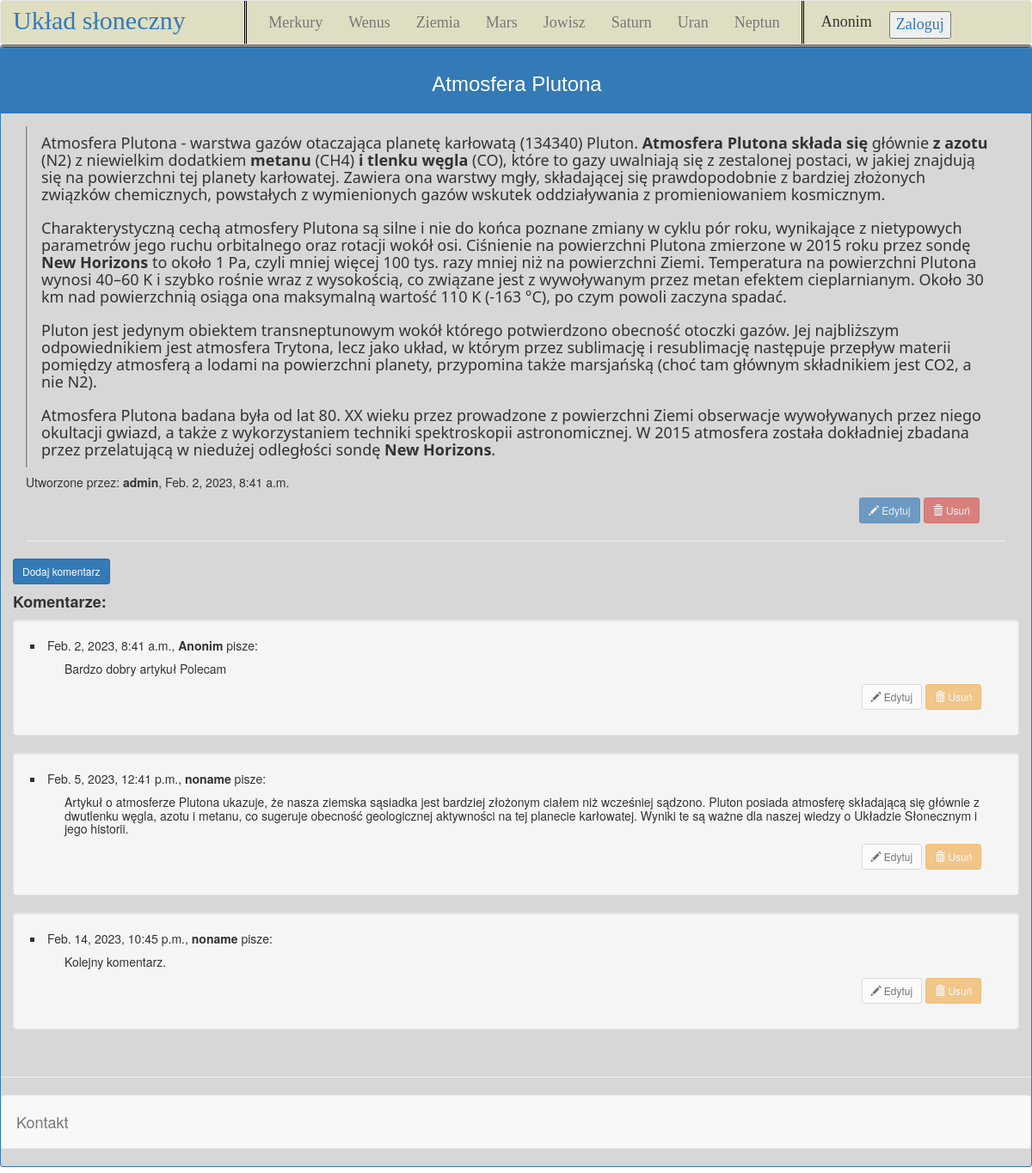
Screenshot of /forum/1 with the database file from the repository.
### wikipedia/models.py (models this page shows, shortened)
class Article(models.Model):
    title = models.CharField(max_length=80)
    text = models.TextField()
    author = models.ForeignKey(User, related_name='user', on_delete=models.CASCADE)
    created = models.DateTimeField(auto_now_add=True)
    is_active = models.BooleanField(default=True)
    class Meta:
        ordering = ('author',)
    def __str__(self):
        return self.title
    objects = models.Manager()

class Comment(models.Model):
    article = models.ForeignKey(Article, related_name='comments', on_delete=models.CASCADE)
    name = models.CharField(max_length=15)
    body = models.TextField()
    created = models.DateTimeField(auto_now_add=True)
    is_active = models.BooleanField(default=True)
    class Meta:
        ordering = ('created',)
    objects = models.Manager()

### wikipedia/views.py (the view)
# urls.py: path('forum/<str:pk>', views.custom_article, name='article'),
def custom_article(request, pk):
    article = Article.objects.get(id=pk)
    comments = Comment.objects.filter(article=article, is_active=True)
    article_form = ArticleForm(instance=article)
    comment_form = CommentForm()
    if request.method == "POST":
        article_form = ArticleForm(request.POST, instance=article)
        if article_form.is_valid():
            article_form.save()
    context = {'article': article, 'comments': comments, 'article_form': article_form, 'comment_form': comment_form}
    return render(request, "wikipedia/users/user_template.html", context)

### wikipedia/templates/wikipedia/users/user_template.html (shortened to what this page needs)
{% extends "wikipedia/main.html" %}
{% load static %}
    {% block page_head %}
    <div id="panel" class="panel panel-primary">
    <div class="panel-heading">
    <div class="container">
        <div class="row">
            <div id="title" class="col-lg-12 col-md-12 col-xs-12 text-secondary">
                <h3>{{article.title}}</h3>
            </div>
        </div>
    </div>
    </div>
    {% endblock %}
    {% block page_body %}
    <div class="container">
    <div class="panel-body">
        <div class="row">
            <div id="body_text" class="col-lg-12 col-md-12 col-xs-12 text-secondary">
                <h4 id="">{{article.text | safe}}</h4>
            </div>
        </div>
        <div class="row">
            <h5>Utworzone przez: <strong>{{article.author}}</strong>, {{article.created}}</h5>
        </div>
        <div class="row">
            {% if user.username == 'admin' or user == article.author %}
                <button id='comment_options' type="button" class="btn btn-primary btn-sm" data-toggle="modal" data-target="#EditArticleModal">
                    <span class="glyphicon glyphicon-pencil"></span> Edytuj
                </button>
                <button id='comment_options' type="button" class="btn btn-danger btn-sm" onclick="delete_event({{article.id}})">
                    <span class="glyphicon glyphicon-trash"></span> Usuń
                </button>
            {% elif user.username != article.author and user.username != 'admin' %}
                <button id='comment_options' type="button" class="btn btn-primary btn-sm disabled">
                    <span class="glyphicon glyphicon-pencil"></span> Edytuj
                </button>
                <button id='comment_options' type="button" class="btn btn-danger btn-sm disabled">
                    <span class="glyphicon glyphicon-trash"></span> Usuń
                </button>
            {% endif %}
        <hr>
        <div class="row">
            <span><button id='' type="button" class="btn btn-primary btn-sm" data-toggle="modal" data-target="#AddCommentModal">Dodaj komentarz</button></span>
            <h4><strong>Komentarze:</strong></h4>
            <table>
            {% for element in comments %}
            <div class="well">
                <li style="list-style-type: square">
                    {{element.created}}, <strong>{{element.name}}</strong> pisze:
                    <ul><h5>{{element.body}}</h5></ul>
                    <ul>
                        {% if user.username != element.name and user.username != 'admin' %}
                        <button id='comment_options' type="button" class="btn btn-default btn-sm disabled">
                            <span class="glyphicon glyphicon-pencil"></span> Edytuj
                        </button>
                        <button id='comment_options' type="button" class="btn btn-warning btn-sm disabled">
                            <span class="glyphicon glyphicon-trash"></span> Usuń
                        </button>
                        {% endif %}
                    </ul>
                </li>
            </div>
            </table>
            {% endfor %}
        </div>
    </div>
    </div>
    </div>
    <hr>
    {% endblock %}

### wikipedia/templates/wikipedia/main.html (shortened to what this page needs)
{% extends "wikipedia/base.html" %}
{% load static %}
    {% block menu %}
    <nav id="main" class="navbar navbar-default">
        <div class="container">
            <div class="row">
                <div class="col-12">
                    <div class="nav navbar-header">
                        <a href="\"><h2 id="opis">Układ słoneczny</h2></a>
                    </div>
                    <ul id="rozpiska" class="nav navbar-nav navbar-left">
                        <li id="first">
                            <a href="/mercury">Merkury</a>
                        </li>
                        <li>
                            <a href="/venus">Wenus</a>
                        </li>
                        <li>
                            <a href="/earth">Ziemia</a>
                        </li>
                        <li>
                            <a href="/mars">Mars</a>
                        </li>
                        <li>
                            <a href="/jupiter">Jowisz</a>
                        </li>
                        <li>
                            <a href="/saturn">Saturn</a>
                        </li>
                        <li>
                            <a href="/uranus">Uran</a>
                        </li>
                        <li id="last">
                            <a href="/neptune">Neptun</a>
                        </li>
                        <li id="login">
                            {% if user.username != '' %}
                            {{user}}
                            {% elif user.username == '' %}
                            Anonim
                            {% endif %}
                        </li>
                        <li id="login">
                            {% if user.username != ''%}
                            <button onclick="document.location.href='/logout';" class="text-primary">Wyloguj</button>
                            {% elif user.username == '' %}
                            <button onclick="document.location.href='/login';" class="text-primary">Zaloguj</button>
                            {% endif %}
                        </li>
                    </ul>
                </div>
            </div>
        </div>
    </nav>
    {% endblock %}

### wikipedia/templates/wikipedia/base.html (shortened to what this page needs)
{% load static %}
<!doctype html>
<html lang="pl">
<head>
    <link rel="stylesheet" type="text/css" href="{% static 'bootstrap-3.4.1-dist/css/bootstrap.css' %}">
</head>
  <body>
    {% block menu %}
    {% endblock %}
    {% block page_head %}
    {% endblock %}
    {% block page_body %}
    {% endblock %}
    <footer>
        {% block page_foot %}
        <nav id="foot" class="navbar navbar-default navbar-expand-lg">
            <div class="navbar-header">
                <button type="button" class="btn btn-link btn-lg" data-toggle="modal" data-target="#myModal"><h4>Kontakt</h4></button>
            </div>
        </nav>
        {% endblock %}
    </footer>
  </body>
</html>

### wikipedia/templates/wikipedia/base.html (style rules this page uses)
#main { background-color: #E0DEC2; margin-bottom: 0; }
#opis { margin-top: 3%; font-family: 'Times New Roman', Times, serif; border-right: 10%; padding-right: 10px; }
#rozpiska { font-family:Georgia, 'Times New Roman', Times, serif; font-size: large; padding-left: 5%; }
#login { font-family: 'Times New Roman', Times, serif; position: relative; padding-left: 10px; margin-left: 10px; margin-top: 12px; }
#first { border-left: 10%; padding-left: 10px; border-color: black; border-left-style: double; }
#last { border-right: 10%; padding-right: 10px; border-color: black; border-right-style: double; }
#title { font-family: 'Lucida Sans', 'Lucida Sans Regular', 'Lucida Grande', 'Lucida Sans Unicode', Geneva, Verdana, sans-serif; text-align: center; }
#body_text { font-family: 'Segoe UI', Tahoma, Geneva, Verdana, sans-serif; border-left-style: groove; text-align: left; }
#foot { border-top-style: double; }
#panel { border-top: double; background: rgb(215, 215, 215); }
#comment_options { position: relative; left: 85%; }

### rows the page displays
Article: title "Atmosfera Plutona", text "Atmosfera Plutona - warstwa gazów otaczająca planetę karłowatą (134340) Pluton. Atmosfera Plutona składa się głównie z azotu (N2) z niewielkim dodatkiem metanu (CH4) i tlenku węgla (CO), które to gazy uwalniają się z zestalonej postaci, w jakiej znajdują się na powierzchni tej planety karłowatej. Zawiera ona warstwy mgły, składającej się prawdopodobnie z bardziej złożonych związków chemicznych, powstałych z wymienionych gazów wskutek oddziaływania z promieniowaniem kosmicznym. Charakterystyczną cechą atmosfery Plutona są silne i nie do końca poznane zmiany w cyklu pór roku, wynikające z nietypowych parametrów jego ruchu orbitalnego oraz rotacji wokół osi. Ciśnienie na powierzchni Plutona…", author "admin", created "Feb. 2, 2023, 8:41 a.m."
Comment: created "Feb. 2, 2023, 8:41 a.m.", name "Anonim", body "Bardzo dobry artykuł Polecam", shows "Edytuj"
Comment: created "Feb. 5, 2023, 12:41 p.m.", name "noname", body "Artykuł o atmosferze Plutona ukazuje, że nasza ziemska sąsiadka jest bardziej złożonym ciałem niż wcześniej sądzono. Pluton posiada atmosferę składającą się głównie z dwutlenku węgla, azotu i metanu, co sugeruje obecność geologicznej aktywności na tej planecie karłowatej. Wyniki te są ważne dla naszej wiedzy o Układzie Słonecznym i jego historii.", shows "Edytuj"
Comment: created "Feb. 14, 2023, 10:45 p.m.", name "noname", body "Kolejny komentarz.", shows "Edytuj"
